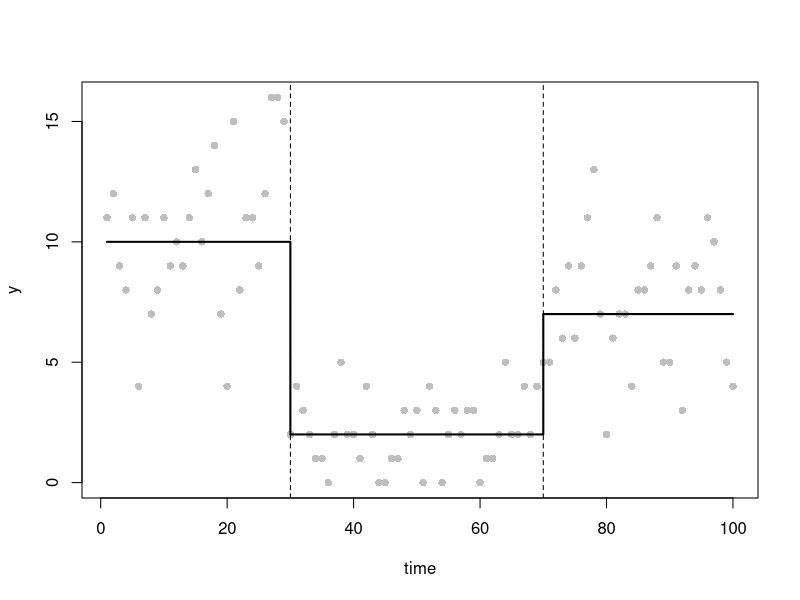
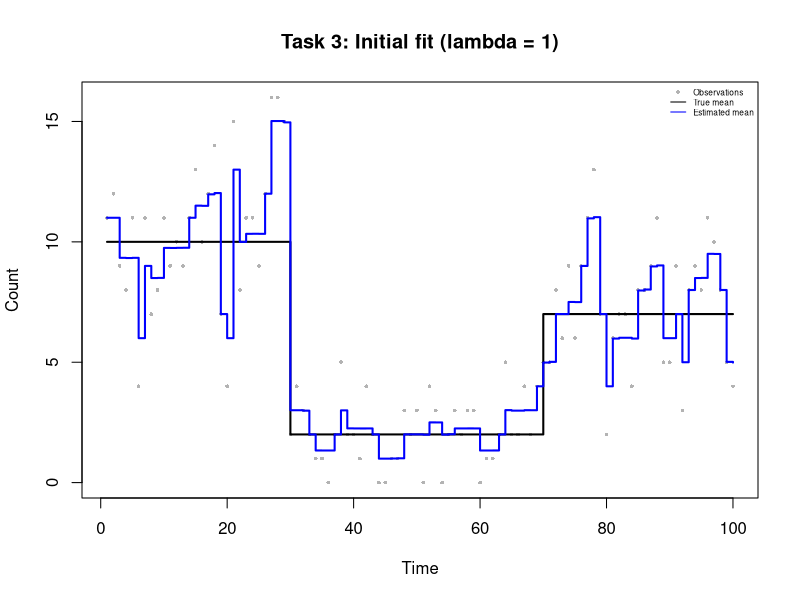
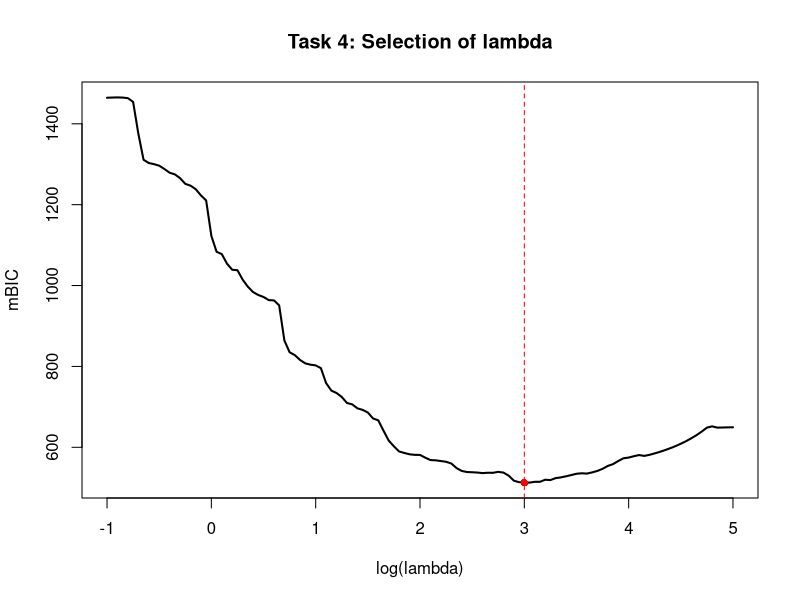
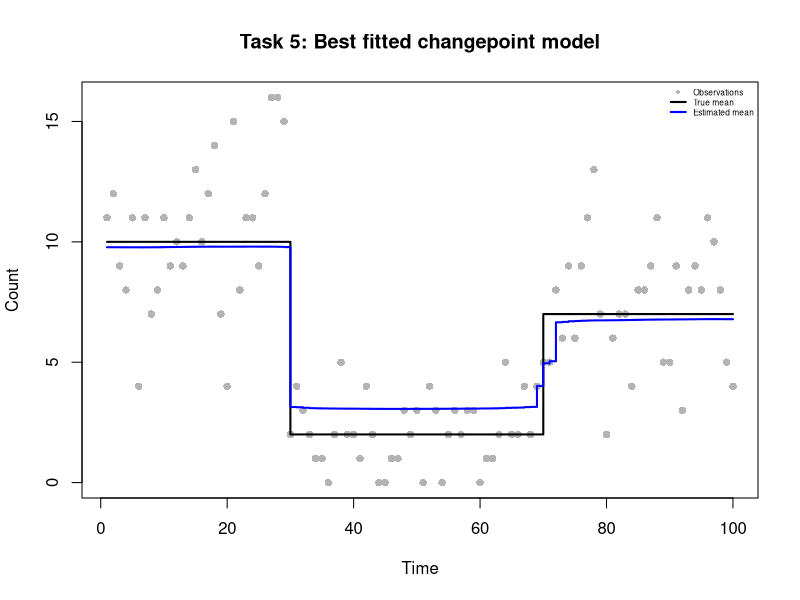
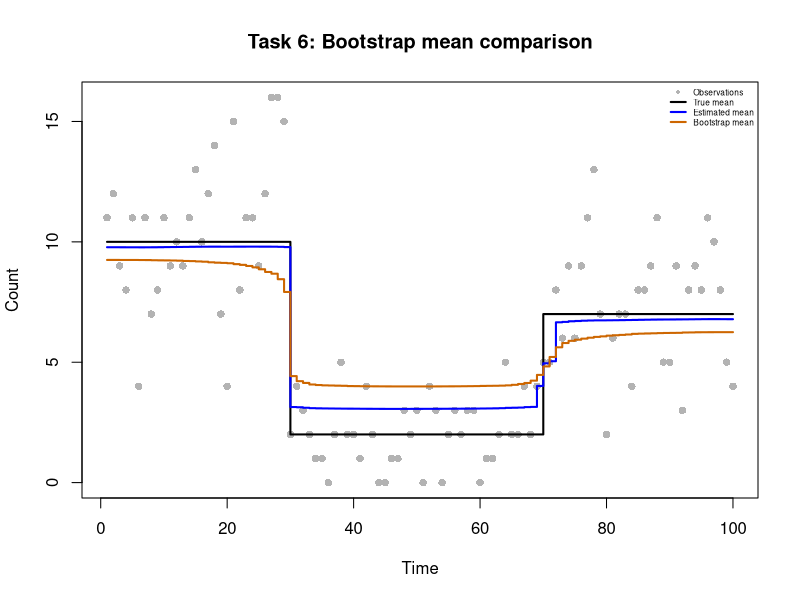
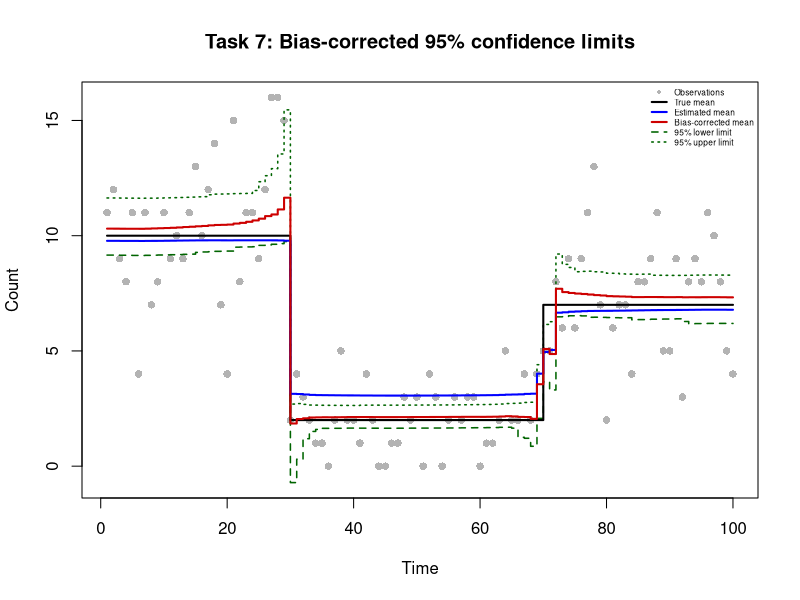

Generate these figures, in order, with R:
# Practical 3: Poisson Changepoint Model
# GitHub repository: https://github.com/tttraveller/Extended-statistics-pratical_1-.git
#
# Group number: 36
# Group member contributions:
# Lianjie Wu(s2970562): Tasks 1-3
#   Data simulation, smoothed LASSO objective and derivatives,
#   finite-difference verification, and initial BFGS fitting.
# Sicheng Liang(s2956212): Tasks 4-5
#   mBIC-based penalty selection, optimal model refitting,
#   and changepoint estimation.
# Josie Zhuo(s2959889): Tasks 6-7
#   Parametric bootstrap, bias correction, confidence intervals,
#   and final visualisation.
# All members participated in code review, testing, and integration.

#Task 1: Simulate data from a poisson changepoint model
set.seed(12345)
n <- 100
time <- 1:n

tau_true <- c(1, 30, 70, n+1)  ## cpt positions (with tau_0 and tau_{m+1})
m_true <- length(tau_true)-2  ## number of cpts (m)
theta_true <- c(10, 2, 7)  ## segment parameters (theta_1, theta_2, theta_3)

mu_true <- numeric(n)  ## mean function

for(i in seq_along(theta_true))
  mu_true[tau_true[i]:(tau_true[i+1]-1)] <- theta_true[i]
y <- rpois(n, lambda = mu_true)  ## simulate data y

# plot the observations, true mean and changepoint locations
plot(time, y, pch = 16, col = "grey")
lines(mu_true, col="black", lwd=2, type ="s")
abline(v = tau_true[-c(1,length(tau_true))], lty="dashed")

#Task 2: Smoothed LASSO objective and its derivatives

# Compute the penalised negative Poisson log-likelihood
# The cumulative sum of beta gives the log-mean at each time point
# Only beta[2:n]is penalised, since beta[1] is the baseline
poission_lasso_objective <- function(beta, y, lambda = 1, eps = 1e-6) {
  eta <- cumsum(beta)
  mu <- exp(eta)
  neg_loglik <- sum(mu - y * eta + lgamma(y + 1))
  penalty <- lambda * sum(sqrt(beta[-1L]^2 + eps))
  neg_loglik + penalty
}

# Compute the gradient of the penalised objective
# Reverse cumulative sums compute the negative log-likelihood gradient
# The smoothed LASSO derivative is added for beta[2:n]
poission_lasso_grad <- function(beta, y, lambda = 1, eps = 1e-6) {
  mu <- exp(cumsum(beta))
  gradient <- rev(cumsum(rev(mu - y)))
  gradient[-1L] <- gradient[-1L] +
    lambda * beta[-1L] / sqrt(beta[-1L]^2 + eps)
  gradient
}

# Compute the Hessian matrix of the penalised objective
# Each likelihood entry sums mu from max(i,j) to n
poission_lasso_hess <- function(beta, y, lambda = 1, eps = 1e-6) {
  p <- length(beta)
  mu <- exp(cumsum(beta))
  tail_mu <- rev(cumsum(rev(mu)))
  max_index <- outer(seq_len(p), seq_len(p), FUN = pmax)
  H <- matrix(tail_mu[as.vector(max_index)], nrow = p, ncol = p)
  j <- seq.int(2L, p)
  H[cbind(j, j)] <- H[cbind(j, j)] +
    lambda * eps / (beta[j]^2 + eps)^(3 / 2)
  H
}

# Check the analytical derivatives using central finite differences
# Start from a constant-mean model with no initial changepoints
beta_start <- c(log(mean(y)), rep(0, n - 1L))

# Test the baseline and three selected change parameters
check_idx <- c(1L, 30L, 70L, 100L)
h <- 1e-6

# Approximate the gradient using difference in objective values
numeric_grad <- sapply(check_idx, function(j) {
  bp <- beta_start
  bm <- beta_start
  bp[j] <- bp[j] + h
  bm[j] <- bm[j] - h
  (poission_lasso_objective(bp, y) -
      poission_lasso_objective(bm, y)) / (2 * h)
})
analytic_grad <- poission_lasso_grad(beta_start, y)
grad_error <- max(abs(numeric_grad - analytic_grad[check_idx]))

# Approximate Hessian columns using differences in gradients
numeric_hess_cols <- sapply(check_idx, function(j) {
  bp <- beta_start
  bm <- beta_start
  bp[j] <- bp[j] + h
  bm[j] <- bm[j] - h
  (poission_lasso_grad(bp, y) - poission_lasso_grad(bm, y)) / (2 * h)
})
analytic_hess <- poission_lasso_hess(beta_start, y)
hess_error <- max(abs(numeric_hess_cols - analytic_hess[, check_idx]))

# Report the largest errors and stop if they exceed tolerance
cat("Finite-difference gradient max error:", grad_error, "\n")
cat("Finite-difference Hessian max error:", hess_error, "\n")
stopifnot(grad_error < 1e-3, hess_error < 1e-2)


# Task 3: Initial model fitting with lambda=1

# Fit the penalised Poisson model using BFGS
# If optimisation fails to converge, restart from the last estimate
# with an increased iteration limit
fit_poisson <- function(y, lambda, start) {
  fit <- optim(par = start,
               fn = poission_lasso_objective,
               gr = poission_lasso_grad,
               y = y, lambda = lambda, eps = 1e-6,
               method = "BFGS",
               control = list(maxit = 2000, reltol = 1e-9))
  if (fit$convergence != 0L) {
    fit <- optim(par = fit$par,
                 fn = poission_lasso_objective,
                 gr = poission_lasso_grad,
                 y = y, lambda = lambda, eps = 1e-6,
                 method = "BFGS",
                 control = list(maxit = 4000, reltol = 1e-9))
  }
  fit
}

# Fit the model with the initial penalty lambda=1
fit_initial <- fit_poisson(y, lambda = 1, start = beta_start)

# Check convergence and the remaining gradient magnitude
cat("Task 3 BFGS convergence code:", fit_initial$convergence, "\n")
cat("Task 3 maximum absolute gradient:",
    max(abs(poission_lasso_grad(fit_initial$par, y, lambda = 1))), "\n")
if (fit_initial$convergence != 0L) stop("Task 3 did not converge.")

# Recover the estimated mean from the fitted log-mean parameters
mu_initial <- exp(cumsum(fit_initial$par))

# Compare observations with the true and estimated mean functions
plot(
  time, y,
  pch = 16, col = "grey70",
  xlab = "Time", ylab = "Count",
  main = "Task 3: Initial fit (lambda = 1)",
  cex = 0.5
)

lines(time, mu_true, col = "black", lwd = 2, type = "s")
lines(time, mu_initial, col = "blue", lwd = 2, type = "s")

legend(
  "topright",
  legend = c("Observations", "True mean", "Estimated mean"),
  col = c("grey70", "black", "blue"),
  pch = c(16, NA, NA),
  lty = c(NA, 1, 1),
  cex = 0.5,
  bty = "n"
)


#Task 4: Penalty selection via grid search and mBIC

#generate the 121 lambda values
log_lambda_grid <- seq(-1, 5, by = 0.05)
lambda_grid <- exp(log_lambda_grid)
n_lambda <- length(lambda_grid)

# Store the results for each penalty value
mbic_values <- rep(NA_real_, n_lambda)
edf_values <- rep(NA_real_, n_lambda)
loglik_values <- rep(NA_real_, n_lambda)
convergence_codes <- rep(NA_integer_, n_lambda)

# Use warm starts to improve optimisation efficiency.
beta_current <- beta_start

for (i in seq_along(lambda_grid)) {
  lambda_current <- lambda_grid[i]
  # Fit the penalised Poisson model(by BFGS)
  fit <- fit_poisson(
    y = y,
    lambda = lambda_current,
    start = beta_current
  )
  
  # Record the convergence and skip unsuccessful fits
  convergence_codes[i] <- fit$convergence
  
  if (fit$convergence != 0L) {
    warning(paste("Optimisation failed at lambda =", lambda_current))
    next
  }
  
  # Extract the estimated parameters and update the parameters
  beta_hat <- fit$par
  beta_current <- beta_hat
  
  # Compute Hessians
  H_lambda <- poission_lasso_hess(
    beta_hat, y, lambda = lambda_current
  )
  
  H_0 <- poission_lasso_hess(
    beta_hat, y, lambda = 0
  )
  
  # Compute the effective degrees of freedom
  # Handle possible numerical failures when solving the Hessian system.
  edf <- tryCatch(
    #compute the trace(H_lambda^{-1} * H_0)
    sum(diag(solve(H_lambda, H_0))),
    error = function(e) {
      warning(paste("EDF calculation failed at lambda =", lambda_current))
      NA_real_
    }
  )
  
  if (!is.finite(edf)) next
  
  # Evaluate the unpenalised log-likelihood
  loglik <- -poission_lasso_objective(
    beta_hat, y, lambda = 0
  )
  
  # Compute the effective number of changepoints
  m_tilde <- edf - 1
  
  # Modified BIC
  mbic <- 3 * m_tilde * log(length(y)) - 2 * loglik
  
  # Results
  edf_values[i] <- edf
  loglik_values[i] <- loglik
  mbic_values[i] <- mbic
}
# Warn if any grid points failed to converge or produced invalid mBIC values
if (any(convergence_codes != 0L, na.rm = TRUE) ||
    any(!is.finite(mbic_values))) {
  warning("Some grid search results are invalid. Inspect Task 4.")
}

# Combine the results
q4_results <- data.frame(
  log_lambda = log_lambda_grid,
  lambda = lambda_grid,
  EDF = edf_values,
  mBIC = mbic_values,
  convergence = convergence_codes
)

# Check that valid results are available
valid_index <- which(is.finite(mbic_values))

if (length(valid_index) == 0L) {
  stop("No valid mBIC values were obtained.")
}

best_index <- valid_index[
  which.min(mbic_values[valid_index])
]

lambda_best <- lambda_grid[best_index]
log_lambda_best <- log_lambda_grid[best_index]
edf_best <- edf_values[best_index]
m_tilde_best <- edf_best - 1

# Display the selected model
cat("Best lambda:", lambda_best, "\n")
cat("Best log(lambda):", log_lambda_best, "\n")
cat("Minimum mBIC:", mbic_values[best_index], "\n")
cat("Effective degrees of freedom:", edf_best, "\n")
cat("Effective number of changepoints:", m_tilde_best, "\n")
cat("Number of invalid mBIC values:",
    sum(!is.finite(mbic_values)), "\n")
cat("Number of failed optimisations:",
    sum(convergence_codes != 0L, na.rm = TRUE), "\n")

# Plot mBIC against log(lambda)
plot(log_lambda_grid, mbic_values,
     type = "l",
     lwd = 2,
     xlab = "log(lambda)",
     ylab = "mBIC",
     main = "Task 4: Selection of lambda")

abline(v = log_lambda_best, col = "red", lty = 2)
points(log_lambda_best, mbic_values[best_index],
       col = "red", pch = 16)


#task5 Optimal model refitting and changepoint identification

# Refit the model
fit_best <- fit_poisson(
  y = y,
  lambda = lambda_best,
  start = beta_start
)

# Check the convergence
cat("Task 5 BFGS convergence code:", fit_best$convergence, "\n")

if (fit_best$convergence != 0L) {
  stop("Task 5 optimisation did not converge.")
}

# Extract the estimated parameters
beta_best <- fit_best$par

# Compute the estimated mean function
mu_best <- exp(cumsum(beta_best))

# Estimate the number of changepoints
m_hat <- floor(m_tilde_best)

# Identify the changepoints using the largest absolute coefficients
beta_changes <- abs(beta_best[-1L])

if (m_hat > 0L) {
  sorted_index <- order(beta_changes, decreasing = TRUE)
  tau_hat <- sort(sorted_index[seq_len(m_hat)] + 1L)
} else {
  tau_hat <- integer(0)
}

# Display the estimated changepoints
cat("Selected lambda:", lambda_best, "\n")
cat("Estimated number of changepoints:", m_hat, "\n")
cat("Estimated changepoint locations:", tau_hat, "\n")
cat("Task 5 maximum absolute gradient:",
    max(abs(poission_lasso_grad(beta_best, y, lambda = lambda_best))), "\n")

# Plot the observations, true mean and estimated mean
plot(time, y,
     pch = 16,
     col = "grey70",
     xlab = "Time",
     ylab = "Count",
     main = "Task 5: Best fitted changepoint model"
     )

lines(time, mu_true, col = "black", lwd = 2, type = "s")
lines(time, mu_best, col = "blue", lwd = 2, type = "s")

legend("topright",
       legend = c("Observations", "True mean", "Estimated mean"),
       col = c("grey70", "black", "blue"),
       pch = c(16, NA, NA),
       lty = c(NA, 1, 1),
       lwd = c(NA, 2, 2),
       cex = 0.5,
       bty = "n")


# Task 6: Parametric bootstrap and bias correction

# Use the selected penalty for all 200 bootstrap samples.
B <- 200L
n_obs <- length(y)

stopifnot(
  length(time) == n_obs,
  length(mu_true) == n_obs,
  length(mu_best) == n_obs,
  length(beta_best) == n_obs,
  all(is.finite(mu_best)), all(mu_best > 0),
  is.finite(lambda_best), lambda_best > 0
)

# Fix the seed and store each fitted bootstrap mean function.
set.seed(20261117)
mu_boot <- matrix(NA_real_, nrow = B, ncol = n_obs)
boot_convergence <- integer(B)

# Simulate Poisson data and refit with the selected penalty.
boot_elapsed <- system.time({
  for (b in seq_len(B)) {
    y_sim <- rpois(n_obs, lambda = mu_best)
    fit_sim <- fit_poisson(y_sim, lambda = lambda_best,
                           start = beta_best)
    
    # Verify convergence before accepting the fitted mean.
    boot_convergence[b] <- fit_sim$convergence
    if (fit_sim$convergence != 0L) {
      stop(sprintf("Task 6: bootstrap fit %d did not converge.", b))
    }
    
    mu_sim <- exp(cumsum(fit_sim$par))
    if (any(!is.finite(mu_sim)) || any(mu_sim <= 0)) {
      stop(sprintf("Task 6: invalid fitted mean for sample %d.", b))
    }
    mu_boot[b, ] <- mu_sim
  }
})[["elapsed"]]


# Estimate the bootstrap mean and correct its pointwise bias.
mu_bar <- colMeans(mu_boot)
bootstrap_bias <- mu_bar - mu_best
mu_bc <- mu_best - bootstrap_bias

# Reflect the 95% percentile limits around the original estimate.
percentile_limits <- apply(mu_boot, 2L, quantile,
                           probs = c(0.025, 0.975), names = FALSE)
q_L <- percentile_limits[1L, ]
q_U <- percentile_limits[2L, ]
q_L_bc <- 2 * mu_best - q_U
q_U_bc <- 2 * mu_best - q_L

stopifnot(all(is.finite(mu_bc)), all(is.finite(q_L_bc)),
          all(is.finite(q_U_bc)), all(q_L_bc <= q_U_bc))

cat("Task 6 completed bootstrap fits:",
    sum(boot_convergence == 0L), "of", B, "\n")
# Compare observed counts and the three mean functions.
plot(time, y, pch = 16, col = "grey70",
     ylim = range(c(0, y, mu_true, mu_best, mu_bar)),
     xlab = "Time", ylab = "Count",
     main = "Task 6: Bootstrap mean comparison")
lines(time, mu_true, col = "black", lwd = 2, type = "s")
lines(time, mu_best, col = "blue", lwd = 2, type = "s")
lines(time, mu_bar, col = "darkorange3", lwd = 2, type = "s")
legend("topright",
       legend = c("Observations", "True mean", "Estimated mean",
                  "Bootstrap mean"),
       col = c("grey70", "black", "blue", "darkorange3"),
       pch = c(16, NA, NA, NA),
       lty = c(NA, 1, 1, 1),
       lwd = c(NA, 2, 2, 2),
       cex = 0.5, bty = "n")


# Task 7: Final plot with bias-corrected confidence limits

# Report negative basic-bootstrap limits without altering them.
negative_lower_idx <- which(q_L_bc < 0)
if (length(negative_lower_idx) > 0L) {
  cat("Task 7: negative corrected lower limits at time points:",
      paste(time[negative_lower_idx], collapse = ", "), "\n")
}

# Include all plotted series when choosing the vertical range.
final_ylim <- range(c(0, y, mu_true, mu_best, mu_bc,
                      q_L_bc, q_U_bc))

plot(time, y, pch = 16, col = "grey70", ylim = final_ylim,
     xlab = "Time", ylab = "Count",
     main = "Task 7: Bias-corrected 95% confidence limits")
# Give the lower and upper confidence limits distinct line types.
lines(time, q_L_bc, col = "darkgreen", lwd = 1.5,
      lty = 2, type = "s")
lines(time, q_U_bc, col = "darkgreen", lwd = 1.5,
      lty = 3, type = "s")
lines(time, mu_true, col = "black", lwd = 2, type = "s")
lines(time, mu_best, col = "blue", lwd = 2, type = "s")
lines(time, mu_bc, col = "red3", lwd = 2, type = "s")
legend("topright",
       legend = c("Observations", "True mean", "Estimated mean",
                  "Bias-corrected mean", "95% lower limit",
                  "95% upper limit"),
       col = c("grey70", "black", "blue", "red3",
               "darkgreen", "darkgreen"),
       pch = c(16, NA, NA, NA, NA, NA),
       lty = c(NA, 1, 1, 1, 2, 3),
       lwd = c(NA, 2, 2, 2, 1.5, 1.5),
       cex = 0.5, bty = "n")
